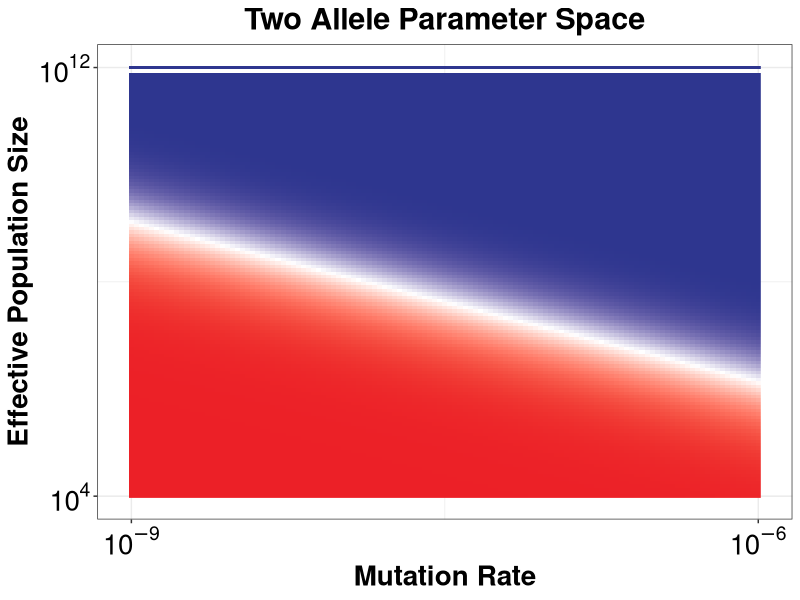
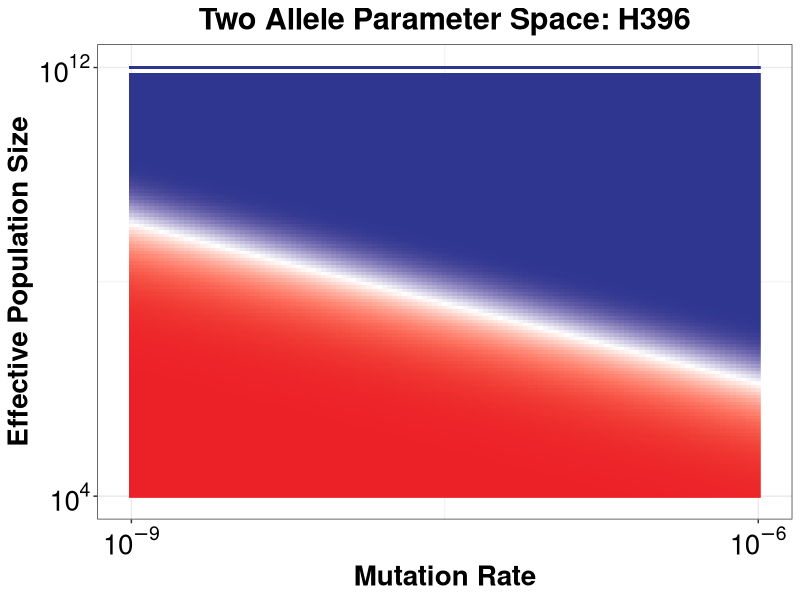

Write the R code that produced these figures, in order.
## ---- chunk 1
knitr::opts_chunk$set(echo = TRUE)
setwd("C:/Users/Scott/Box Sync/MutBias/Reresubmit/Figures/Figure2/Figure2C/")
library(ggplot2)
rm(list=ls())
## ---- chunk 2

analytic.df = read.csv("Log2RatioE255.csv",header=F)

colnames(analytic.df) = c("log.mu","log.M","log2ratio")
maxRatio = 2^max(analytic.df$log2ratio)

ggplot(analytic.df,aes(x=log.mu,y=log.M))+theme_bw()+
  geom_raster(aes(fill=2^log2ratio))+
  # scale_fill_gradient2(low="blue",high="red",mid="white",midpoint=0)+
  scale_fill_gradientn(colors=c("#2e368f","white","#ec2027"))+
                       # values=c(0,0.01,1/maxRatio,0.25,1))+
  scale_x_continuous(breaks=c(-9,-6),labels=parse(text=c('10^-9','10^-6')))+
  scale_y_continuous(breaks=c(4,12),labels=parse(text=c('10^4','10^12')))+
  xlab("Mutation Rate")+ylab("Effective Population Size")+
  ggtitle("Two Allele Parameter Space")+
  theme(
    plot.title=element_text(hjust=0.5,size=22,face="bold"),
    axis.title=element_text(size=20,face="bold"),
    axis.text=element_text(size=20,color='black')
  )+
  guides(fill=F)

# ggsave("MutBiasFig2C.png",width=8,height=6)

## ---- chunk 3

analytic.df = read.csv("Log2RatioH396.csv",header=F)

colnames(analytic.df) = c("log.mu","log.M","log2ratio")
maxRatio = 2^max(analytic.df$log2ratio)

ggplot(analytic.df,aes(x=log.mu,y=log.M))+theme_bw()+
  geom_raster(aes(fill=2^log2ratio))+
  # scale_fill_gradient2(low="blue",high="red",mid="white",midpoint=0)+
  scale_fill_gradientn(colors=c("#2e368f","white","#ec2027"))+
                       # values=c(0,0.01,1/maxRatio,0.25,1))+
  scale_x_continuous(breaks=c(-9,-6),labels=parse(text=c('10^-9','10^-6')))+
  scale_y_continuous(breaks=c(4,12),labels=parse(text=c('10^4','10^12')))+
  xlab("Mutation Rate")+ylab("Effective Population Size")+
  ggtitle("Two Allele Parameter Space: H396")+
  theme(
    plot.title=element_text(hjust=0.5,size=22,face="bold"),
    axis.title=element_text(size=20,face="bold"),
    axis.text=element_text(size=20,color='black')
  )+
  guides(fill=F)

ggsave("MutBiasH396.png",width=8,height=6)

